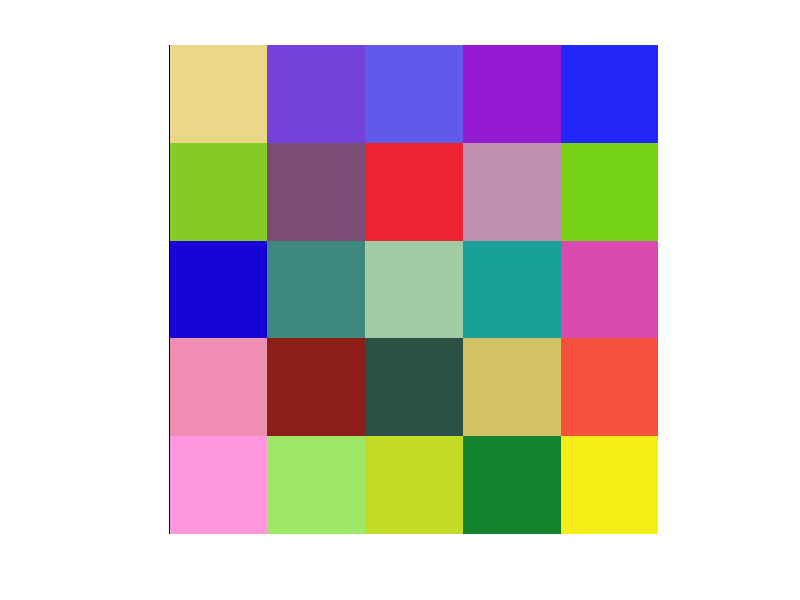

MATLAB code for this plot:
%Matlab ikili resim
A=rand(100);
A=A>0.5;
imshow(A);

%Parlak Resim
A=256*rand(100)
A=uint8(A);
imshow(A);

%Renkli resim
A=256*rand(5,5,3)
A=uint8(A);
imshow(A)

%Renkli resim kaydetme
A=256*rand(100,100,3)
A=uint8(A);
imwrite(A,'renkli.bmp')